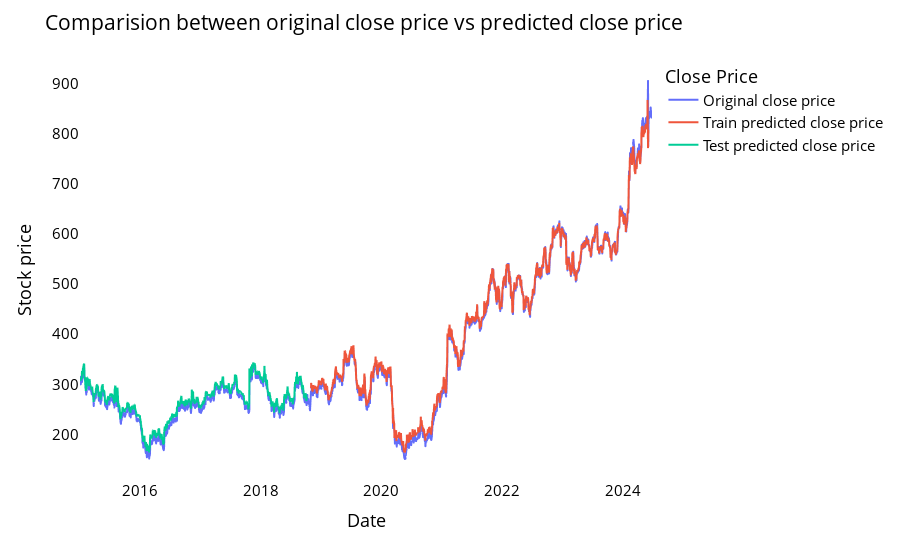

Notebook code cell kept with this figure:
### Code cell
# shift train predictions for plotting

look_back=time_step
trainPredictPlot = np.empty_like(closedf)
trainPredictPlot[:, :] = np.nan
trainPredictPlot[look_back:len(train_predict)+look_back, :] = train_predict
print("Train predicted data: ", trainPredictPlot.shape)

# shift test predictions for plotting
testPredictPlot = np.empty_like(closedf)
testPredictPlot[:, :] = np.nan
testPredictPlot[len(train_predict)+(look_back*2)+1:len(closedf)-1, :] = test_predict
print("Test predicted data: ", testPredictPlot.shape)

names = cycle(['Original close price','Train predicted close price','Test predicted close price'])


plotdf = pd.DataFrame({'date': close_stock['date'],
                       'original_close': close_stock['close'],
                      'train_predicted_close': trainPredictPlot.reshape(1,-1)[0].tolist(),
                      'test_predicted_close': testPredictPlot.reshape(1,-1)[0].tolist()})

fig = px.line(plotdf,x=plotdf['date'], y=[plotdf['original_close'],plotdf['train_predicted_close'],
                                          plotdf['test_predicted_close']],
              labels={'value':'Stock price','date': 'Date'})
fig.update_layout(title_text='Comparision between original close price vs predicted close price',
                  plot_bgcolor='white', font_size=15, font_color='black', legend_title_text='Close Price')
fig.for_each_trace(lambda t:  t.update(name = next(names)))

fig.update_xaxes(showgrid=False)
fig.update_yaxes(showgrid=False)
fig.show()

### Figure 1 — Plotly figure (JSON) as saved in the notebook; plotly's stock layout.template omitted (floating-point values rounded to 4 significant figures; data arrays with more than 128 entries replaced by an {"elided": "..."} marker saying what was removed)
{"data": [{"hovertemplate": "variable=original_close<br>Date=%{x}<br>Stock price=%{y}<extra></extra>", "legendgroup": "original_close", "line": {"color": "#636efa", "dash": "solid"}, "marker": {"symbol": "circle"}, "mode": "lines", "name": "Original close price", "showlegend": true, "type": "scattergl", "x": {"elided": "2361 str values"}, "xaxis": "x", "y": {"elided": "2361 float values"}, "yaxis": "y"}, {"hovertemplate": "variable=train_predicted_close<br>Date=%{x}<br>Stock price=%{y}<extra></extra>", "legendgroup": "train_predicted_close", "line": {"color": "#EF553B", "dash": "solid"}, "marker": {"symbol": "circle"}, "mode": "lines", "name": "Train predicted close price", "showlegend": true, "type": "scattergl", "x": {"elided": "2361 str values"}, "xaxis": "x", "y": {"elided": "2361 float values"}, "yaxis": "y"}, {"hovertemplate": "variable=test_predicted_close<br>Date=%{x}<br>Stock price=%{y}<extra></extra>", "legendgroup": "test_predicted_close", "line": {"color": "#00cc96", "dash": "solid"}, "marker": {"symbol": "circle"}, "mode": "lines", "name": "Test predicted close price", "showlegend": true, "type": "scattergl", "x": {"elided": "2361 str values"}, "xaxis": "x", "y": {"elided": "2361 float values"}, "yaxis": "y"}], "layout": {"autosize": true, "font": {"color": "black", "size": 15}, "legend": {"title": {"text": "Close Price"}, "tracegroupgap": 0}, "margin": {"t": 60}, "plot_bgcolor": "white", "title": {"text": "Comparision between original close price vs predicted close price"}, "xaxis": {"anchor": "y", "autorange": true, "domain": [0, 1], "range": ["2015-01-02", "2024-06-27"], "showgrid": false, "title": {"text": "Date"}, "type": "date"}, "yaxis": {"anchor": "x", "autorange": true, "domain": [0, 1], "range": [108.9, 947.6], "showgrid": false, "title": {"text": "Stock price"}, "type": "linear"}}}
